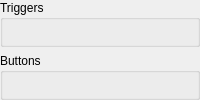
<?xml version="1.0" encoding="UTF-8"?>
<ui version="4.0">
 <class>GCTASInputWindow</class>
 <widget class="QWidget" name="GCTASInputWindow">
  <layout class="QVBoxLayout" name="mainLayout">
   <property name="leftMargin">
    <number>0</number>
   </property>
   <property name="topMargin">
    <number>0</number>
   </property>
   <property name="rightMargin">
    <number>0</number>
   </property>
   <property name="bottomMargin">
    <number>0</number>
   </property>
   <item>
    <layout class="QHBoxLayout" name="stickLayout"/>
   </item>
   <item>
    <widget class="QGroupBox" name="triggersBox">
     <property name="title">
      <string>Triggers</string>
     </property>
     <layout class="QVBoxLayout" name="triggersLayout"/>
    </widget>
   </item>
   <item>
    <widget class="QGroupBox" name="buttonsBox">
     <property name="title">
      <string>Buttons</string>
     </property>
     <layout class="QGridLayout" name="buttonsLayout">
      <item row="0" column="7">
       <spacer name="buttonsHorizontalSpacer">
        <property name="orientation">
         <enum>Qt::Horizontal</enum>
        </property>
        <property name="sizeType">
         <enum>QSizePolicy::Expanding</enum>
        </property>
        <property name="sizeHint" stdset="0">
         <size>
          <width>1</width>
          <height>1</height>
         </size>
        </property>
       </spacer>
      </item>
     </layout>
    </widget>
   </item>
  </layout>
 </widget>
 <resources/>
 <connections/>
</ui>
